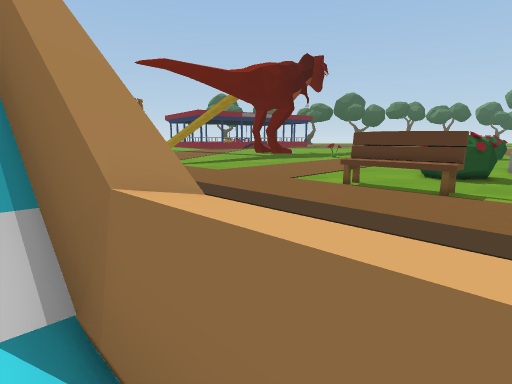
view 1 (above)

24 first-person views from a walk through a scene from a Unity 3-D project. The camera is 1.3 m above the floor, tilts 10° down and sees 80° across. The floor is counted in squares, 1 m on a side. Each view is taken from the middle of a square. On the plan, view 1 faces up. The plan holds only what a view shows up to about 14 squares ahead; the rest is blank. The place goes on beyond the plan. The player is left out.

view 2
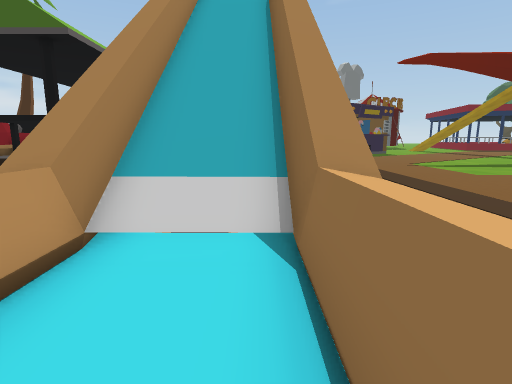

view 3
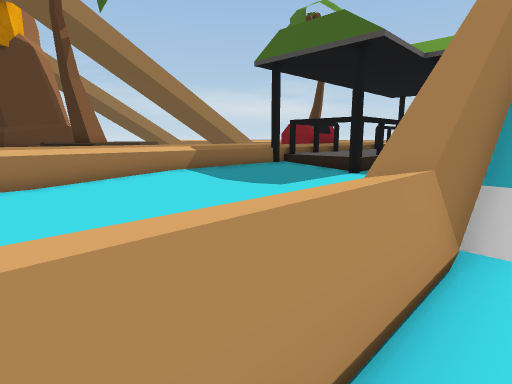

view 4
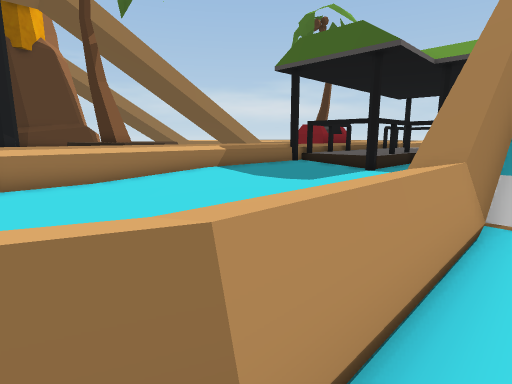

view 5
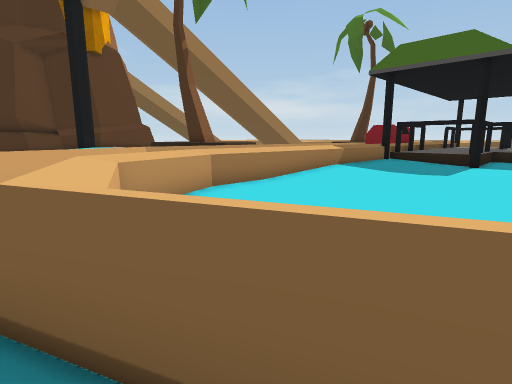

view 6
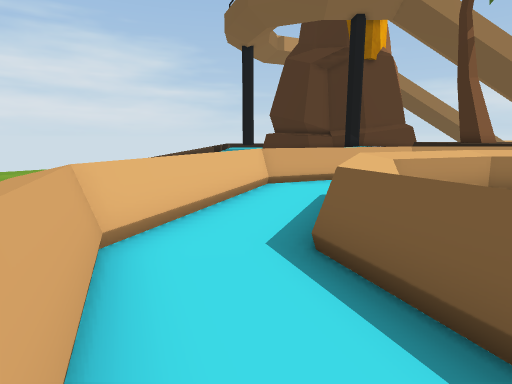

view 7
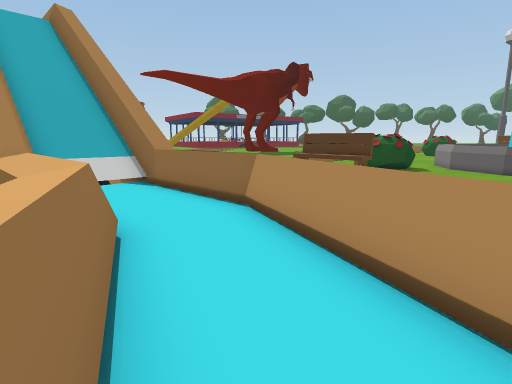

view 8
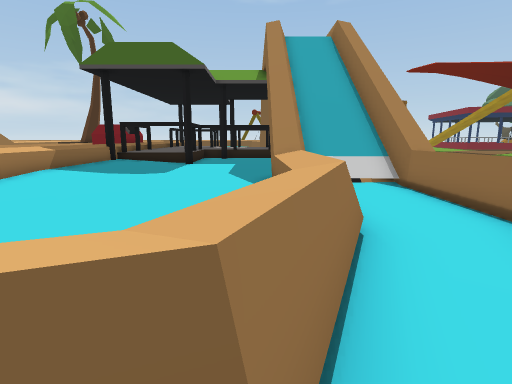

view 9
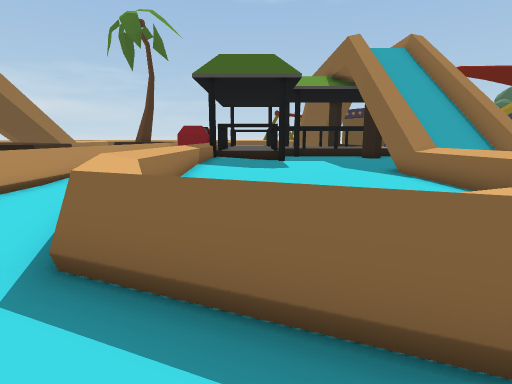

view 10
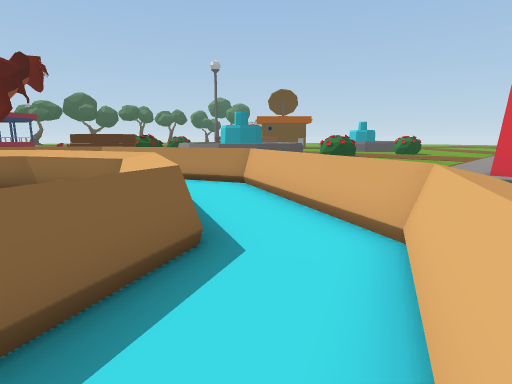

view 11
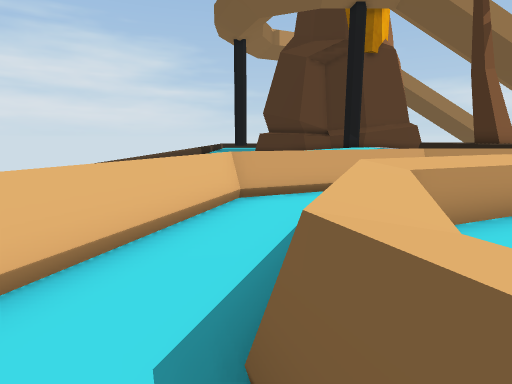

view 12
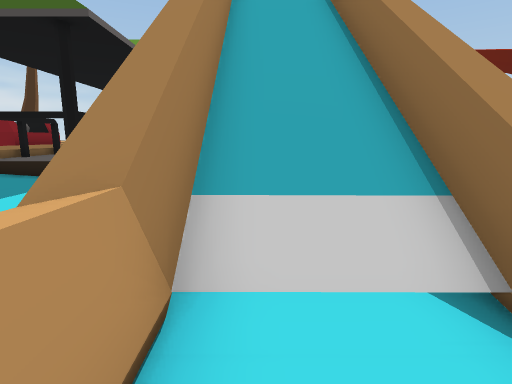

view 13
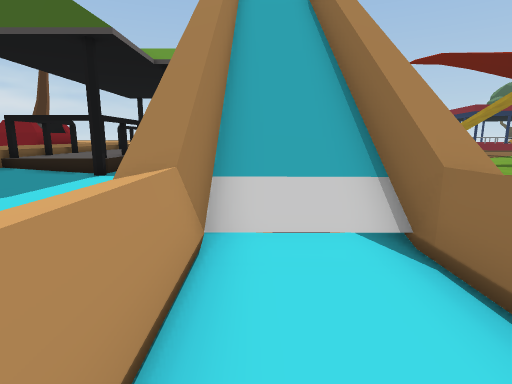

view 14
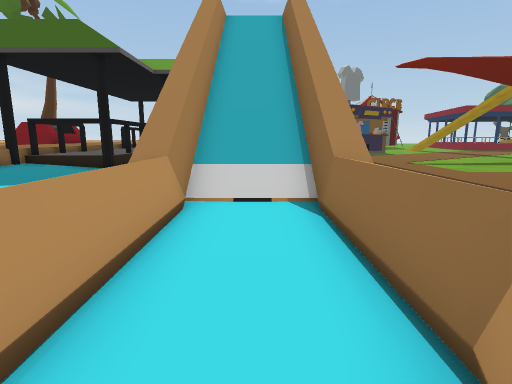

view 15
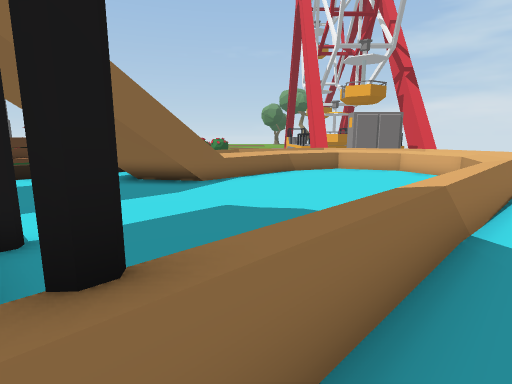

view 16
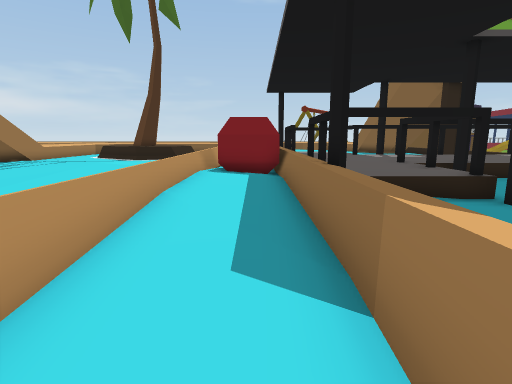

view 17
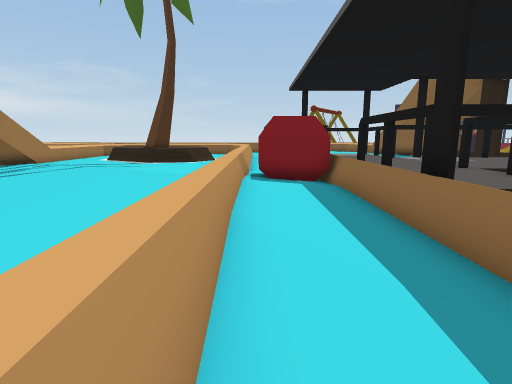

view 18
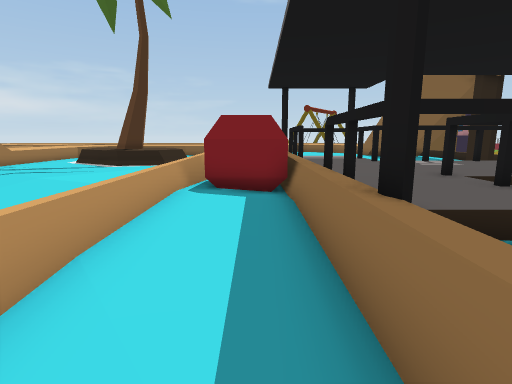

view 19
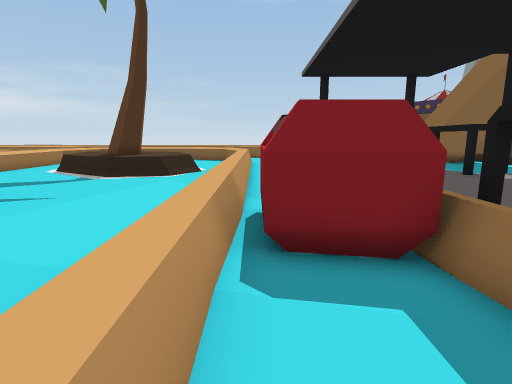

view 20
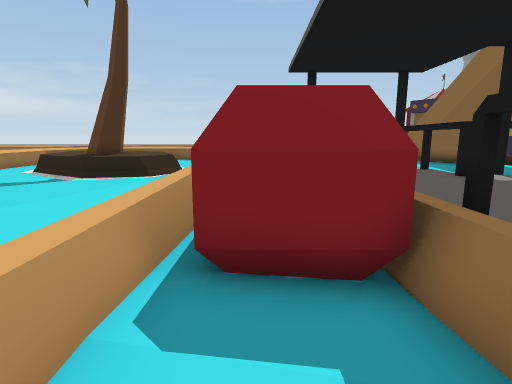

view 21
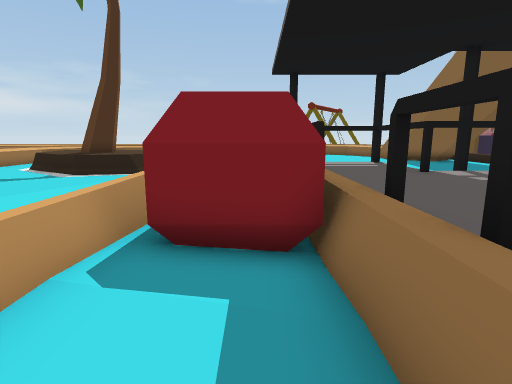

view 22
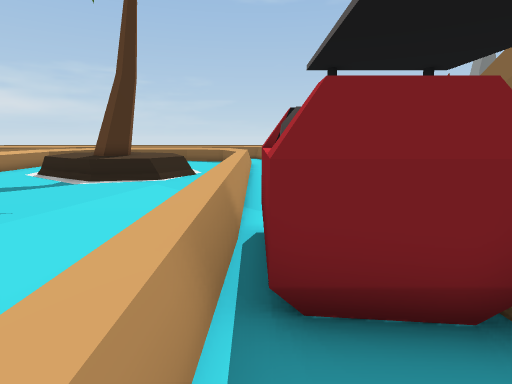

view 23
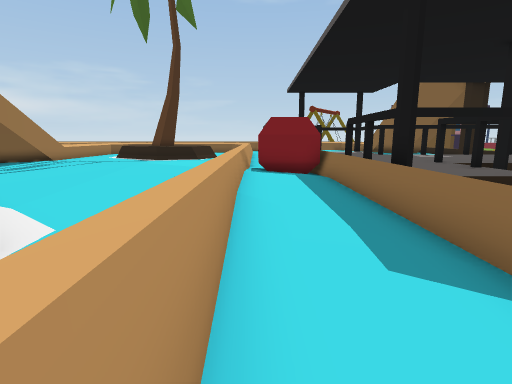

view 24
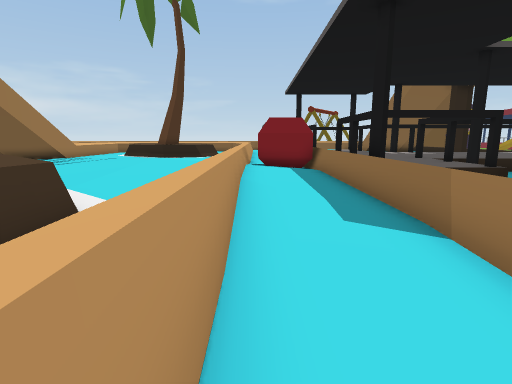

### Floor plan
Key: @ floor where view 1 was taken; # wall or solid block; . main floor; : floor 0.25 m higher than the main floor; + floor 0.5 m higher than the main floor; * floor 6.5 m higher than the main floor; / step, stairs or slope; = window, fence, low wall or low ledge; ^ raised ledge; v drop or lower ground; O other object.
Columns run from 30 left of view 1 to 6 right of it. Each row starts with its distance up from view 1.
 14                                 ^^^^^
 13         ^                       ^^^^^
 12         #                        ^^^^
 11         ^^ vvvv                   ^^^
 10        ^^^^vvvvv                   ^^
  9        ^^^^#vvvv                    ^
  8         ^^^^^vvvvv    *^^
  7   ^/     ^^^^^vvvvv  *//^^^
  6    ^/   ^^^^^^^vvv^  =///=^ ^
  5 #^  ^/    ^^^^^^v^^  ^=///=^^^^
  4 =^^ ^^/   ^^^^^^#v^  ^^=///=^^^^
  3 ^^^^^^^/   ^^^^^^ v^^^^^=///^^^^^
  2  ^^^^^^^/O O^^^^^##^^^^^^=///^^^=
  1 ^^^^^^^^^OOOO^^^#^^^^^^^^^=//.^^ =
  0 ^^^^^^^^^^OO+=^#^^^^^^^^^^^^..@^^==
 -1 ^^^^^^^^^^^+++=^^^^^^^^^^^^^^...^
 -2 ^^^^^^^^^^^^+++=^^^^^^^^^^^^^^..=^
 -3 ^ ^^^^^^^^^^^+++=^^^^^^^^^^^^^^..^
 -4  ^^^^^^^^^^^^^+++^^^^^^^^^^^^^^..^^
 -5 ^^^^^^^^^^^^^^^/++^^^^^^^^^^^ ^^..^
 -6  ^^^^^^^^^^^^^^^/::^^^^^^^^^^ ^^..^
 -7     ^^^^^^^^^^^^^/::^^^^^^^^^ ^^..^
 -8             ^^^ ^^/. ^^^^^^^^ ^^..^
 -9               ^# ^^/  ^^^^^^^^^..^
-10               ##   ^/..=^^^^^^^..^
-11                ^    ^/...=^^=...=^ ==
-12                #     ^^........^^===
-13                       ^^^=...^^^^
-14                          ^^^^   =
-15                                 =

Where each view was taken, in squares from view 1:
view 1: 0 up, 0 right, facing up
view 2: 1 down, 1 right, facing up-left
view 3: 2 down, 0 right, facing left
view 4: 3 down, 1 right, facing left
view 5: 8 down, 2 right, facing left
view 6: 8 down, 3 right, facing down-left
view 7: 7 down, 2 right, facing up
view 8: 7 down, 2 right, facing up-left
view 9: 12 down, 0 right, facing up-left
view 10: 13 down, 2 left, facing up-right
view 11: 9 down, 1 right, facing down-left
view 12: 1 down, 1 left, facing up-left
view 13: 2 down, 0 right, facing up-left
view 14: 3 down, 2 right, facing up-left
view 15: 2 down, 16 left, facing right
view 16: 7 down, 11 left, facing up-left
view 17: 7 down, 13 left, facing up-left
view 18: 5 down, 13 left, facing up-left
view 19: 3 down, 17 left, facing up-left
view 20: 2 down, 17 left, facing up-left
view 21: 2 down, 16 left, facing up-left
view 22: 2 down, 18 left, facing up-left
view 23: 8 down, 12 left, facing up-left
view 24: 9 down, 11 left, facing up-left
